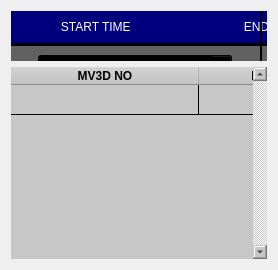
       <widget class="QWidget" name="real_time_tab">
        <attribute name="title">
         <string>REAL-TIME</string>
        </attribute>
        <layout class="QGridLayout" name="gridLayout_3">
         <item row="0" column="0">
          <widget class="QFrame" name="frame_2">
           <property name="sizePolicy">
            <sizepolicy hsizetype="Minimum" vsizetype="Minimum">
             <horstretch>0</horstretch>
             <verstretch>0</verstretch>
            </sizepolicy>
           </property>
           <property name="minimumSize">
            <size>
             <width>0</width>
             <height>50</height>
            </size>
           </property>
           <property name="maximumSize">
            <size>
             <width>16777215</width>
             <height>80</height>
            </size>
           </property>
           <property name="frameShape">
            <enum>QFrame::StyledPanel</enum>
           </property>
           <property name="frameShadow">
            <enum>QFrame::Raised</enum>
           </property>
           <widget class="Line" name="line_10">
            <property name="geometry">
             <rect>
              <x>0</x>
              <y>25</y>
              <width>971</width>
              <height>17</height>
             </rect>
            </property>
            <property name="frameShadow">
             <enum>QFrame::Plain</enum>
            </property>
            <property name="lineWidth">
             <number>3</number>
            </property>
            <property name="orientation">
             <enum>Qt::Horizontal</enum>
            </property>
           </widget>
           <widget class="QLabel" name="label_11">
            <property name="geometry">
             <rect>
              <x>0</x>
              <y>0</y>
              <width>971</width>
              <height>32</height>
             </rect>
            </property>
            <property name="styleSheet">
             <string notr="true">font: 75 bold 10pt &quot;Sans Serif&quot;;
color: rgb(255, 255, 255);
background-color: rgb(0, 0, 127);</string>
            </property>
            <property name="text">
             <string>               START TIME                                  END TIME                          MV3D NO                                 EXPORT</string>
            </property>
           </widget>
           <widget class="QLabel" name="label_12">
            <property name="geometry">
             <rect>
              <x>0</x>
              <y>35</y>
              <width>971</width>
              <height>44</height>
             </rect>
            </property>
            <property name="styleSheet">
             <string notr="true">font: 75 bold 10pt &quot;Sans Serif&quot;;
color: rgb(255, 255, 255);
background-color: rgb(97, 97, 97);</string>
            </property>
            <property name="text">
             <string/>
            </property>
           </widget>
           <widget class="QPushButton" name="save_flt_button">
            <property name="geometry">
             <rect>
              <x>704</x>
              <y>44</y>
              <width>221</width>
              <height>26</height>
             </rect>
            </property>
            <property name="font">
             <font>
              <family>Sans Serif</family>
              <pointsize>10</pointsize>
              <weight>50</weight>
              <italic>false</italic>
              <bold>false</bold>
             </font>
            </property>
            <property name="styleSheet">
             <string notr="true">background-color: rgb(0, 0, 0);
font: 10pt &quot;Sans Serif&quot;;
color: rgb(255, 255, 255);</string>
            </property>
            <property name="text">
             <string>EXPORT FAULT LOGS</string>
            </property>
           </widget>
           <widget class="Line" name="line_11">
            <property name="geometry">
             <rect>
              <x>240</x>
              <y>0</y>
              <width>20</width>
              <height>101</height>
             </rect>
            </property>
            <property name="frameShadow">
             <enum>QFrame::Plain</enum>
            </property>
            <property name="lineWidth">
             <number>2</number>
            </property>
            <property name="orientation">
             <enum>Qt::Vertical</enum>
            </property>
           </widget>
           <widget class="Line" name="line_12">
            <property name="geometry">
             <rect>
              <x>490</x>
              <y>0</y>
              <width>20</width>
              <height>101</height>
             </rect>
            </property>
            <property name="frameShadow">
             <enum>QFrame::Plain</enum>
            </property>
            <property name="lineWidth">
             <number>2</number>
            </property>
            <property name="orientation">
             <enum>Qt::Vertical</enum>
            </property>
           </widget>
           <widget class="QDateTimeEdit" name="faultstartdate">
            <property name="geometry">
             <rect>
              <x>27</x>
              <y>44</y>
              <width>194</width>
              <height>25</height>
             </rect>
            </property>
            <property name="styleSheet">
             <string notr="true">background-color: rgb(0, 0, 0);
font: 10pt &quot;Sans Serif&quot;;
color: rgb(255, 255, 255);</string>
            </property>
            <property name="alignment">
             <set>Qt::AlignLeading|Qt::AlignLeft|Qt::AlignVCenter</set>
            </property>
            <property name="buttonSymbols">
             <enum>QAbstractSpinBox::NoButtons</enum>
            </property>
            <property name="date">
             <date>
              <year>2019</year>
              <month>4</month>
              <day>6</day>
             </date>
            </property>
            <property name="displayFormat">
             <string>ddd dd MMMM yyyy</string>
            </property>
            <property name="calendarPopup">
             <bool>true</bool>
            </property>
           </widget>
           <widget class="QDateTimeEdit" name="faultenddate">
            <property name="geometry">
             <rect>
              <x>277</x>
              <y>44</y>
              <width>194</width>
              <height>25</height>
             </rect>
            </property>
            <property name="styleSheet">
             <string notr="true">background-color: rgb(0, 0, 0);
font: 10pt &quot;Sans Serif&quot;;
color: rgb(255, 255, 255);</string>
            </property>
            <property name="alignment">
             <set>Qt::AlignLeading|Qt::AlignLeft|Qt::AlignVCenter</set>
            </property>
            <property name="date">
             <date>
              <year>2019</year>
              <month>4</month>
              <day>6</day>
             </date>
            </property>
            <property name="displayFormat">
             <string>ddd dd MMMM yyyy</string>
            </property>
            <property name="calendarPopup">
             <bool>true</bool>
            </property>
           </widget>
           <widget class="Line" name="line_18">
            <property name="geometry">
             <rect>
              <x>650</x>
              <y>0</y>
              <width>20</width>
              <height>101</height>
             </rect>
            </property>
            <property name="frameShadow">
             <enum>QFrame::Plain</enum>
            </property>
            <property name="lineWidth">
             <number>2</number>
            </property>
            <property name="orientation">
             <enum>Qt::Vertical</enum>
            </property>
           </widget>
           <widget class="QComboBox" name="grep_mv3d_exp">
            <property name="geometry">
             <rect>
              <x>540</x>
              <y>44</y>
              <width>81</width>
              <height>25</height>
             </rect>
            </property>
            <property name="font">
             <font>
              <family>Sans Serif</family>
              <pointsize>10</pointsize>
              <weight>50</weight>
              <italic>false</italic>
              <bold>false</bold>
             </font>
            </property>
            <property name="styleSheet">
             <string notr="true">background-color: rgb(0, 0, 0);
font: 10pt &quot;Sans Serif&quot;;
color: rgb(255, 255, 255);</string>
            </property>
            <item>
             <property name="text">
              <string>ALL</string>
             </property>
            </item>
            <item>
             <property name="text">
              <string>3D0037</string>
             </property>
            </item>
            <item>
             <property name="text">
              <string>3D0040</string>
             </property>
            </item>
            <item>
             <property name="text">
              <string>3D0035</string>
             </property>
            </item>
            <item>
             <property name="text">
              <string>3D0036</string>
             </property>
            </item>
            <item>
             <property name="text">
              <string>3D0038</string>
             </property>
            </item>
            <item>
             <property name="text">
              <string>3D0039</string>
             </property>
            </item>
            <item>
             <property name="text">
              <string>3D0025</string>
             </property>
            </item>
            <item>
             <property name="text">
              <string>3D0017</string>
             </property>
            </item>
            <item>
             <property name="text">
              <string>3D0023</string>
             </property>
            </item>
            <item>
             <property name="text">
              <string>3D0022</string>
             </property>
            </item>
            <item>
             <property name="text">
              <string>3D0033</string>
             </property>
            </item>
            <item>
             <property name="text">
              <string>3D0032</string>
             </property>
            </item>
            <item>
             <property name="text">
              <string>3D0020</string>
             </property>
            </item>
            <item>
             <property name="text">
              <string>3D0028</string>
             </property>
            </item>
            <item>
             <property name="text">
              <string>3D0021</string>
             </property>
            </item>
            <item>
             <property name="text">
              <string>3D0026</string>
             </property>
            </item>
            <item>
             <property name="text">
              <string>3D0027</string>
             </property>
            </item>
            <item>
             <property name="text">
              <string>3D0024</string>
             </property>
            </item>
            <item>
             <property name="text">
              <string>3D0044</string>
             </property>
            </item>
            <item>
             <property name="text">
              <string>3D0046</string>
             </property>
            </item>
            <item>
             <property name="text">
              <string>3D0043</string>
             </property>
            </item>
            <item>
             <property name="text">
              <string>3D0045</string>
             </property>
            </item>
            <item>
             <property name="text">
              <string>3D0041</string>
             </property>
            </item>
            <item>
             <property name="text">
              <string>3D0042</string>
             </property>
            </item>
           </widget>
          </widget>
         </item>
         <item row="1" column="0">
          <widget class="QTableWidget" name="faulttable">
           <property name="sizePolicy">
            <sizepolicy hsizetype="Preferred" vsizetype="Preferred">
             <horstretch>0</horstretch>
             <verstretch>0</verstretch>
            </sizepolicy>
           </property>
           <property name="minimumSize">
            <size>
             <width>0</width>
             <height>0</height>
            </size>
           </property>
           <property name="styleSheet">
            <string notr="true">gridline-color: rgb(0, 0, 0);
background-color: rgb(199, 199, 199);</string>
           </property>
           <property name="frameShape">
            <enum>QFrame::NoFrame</enum>
           </property>
           <property name="verticalScrollBarPolicy">
            <enum>Qt::ScrollBarAlwaysOn</enum>
           </property>
           <property name="horizontalScrollBarPolicy">
            <enum>Qt::ScrollBarAlwaysOff</enum>
           </property>
           <property name="editTriggers">
            <set>QAbstractItemView::NoEditTriggers</set>
           </property>
           <property name="alternatingRowColors">
            <bool>false</bool>
           </property>
           <property name="showGrid">
            <bool>true</bool>
           </property>
           <property name="gridStyle">
            <enum>Qt::SolidLine</enum>
           </property>
           <property name="sortingEnabled">
            <bool>false</bool>
           </property>
           <property name="wordWrap">
            <bool>false</bool>
           </property>
           <property name="rowCount">
            <number>1</number>
           </property>
           <attribute name="horizontalHeaderVisible">
            <bool>true</bool>
           </attribute>
           <attribute name="horizontalHeaderCascadingSectionResizes">
            <bool>true</bool>
           </attribute>
           <attribute name="horizontalHeaderDefaultSectionSize">
            <number>188</number>
           </attribute>
           <attribute name="horizontalHeaderHighlightSections">
            <bool>true</bool>
           </attribute>
           <attribute name="horizontalHeaderMinimumSectionSize">
            <number>30</number>
           </attribute>
           <attribute name="horizontalHeaderShowSortIndicator" stdset="0">
            <bool>false</bool>
           </attribute>
           <attribute name="horizontalHeaderStretchLastSection">
            <bool>false</bool>
           </attribute>
           <attribute name="verticalHeaderVisible">
            <bool>false</bool>
           </attribute>
           <attribute name="verticalHeaderStretchLastSection">
            <bool>false</bool>
           </attribute>
           <row/>
           <column>
            <property name="text">
             <string>MV3D NO</string>
            </property>
            <property name="font">
             <font>
              <weight>75</weight>
              <bold>true</bold>
             </font>
            </property>
            <property name="textAlignment">
             <set>AlignHCenter|AlignVCenter|AlignCenter</set>
            </property>
            <property name="background">
             <color>
              <red>0</red>
              <green>85</green>
              <blue>255</blue>
             </color>
            </property>
           </column>
           <column>
            <property name="text">
             <string>FAULT CAUSE</string>
            </property>
            <property name="font">
             <font>
              <weight>75</weight>
              <bold>true</bold>
             </font>
            </property>
            <property name="textAlignment">
             <set>AlignHCenter|AlignVCenter|AlignCenter</set>
            </property>
            <property name="background">
             <color>
              <red>0</red>
              <green>85</green>
              <blue>255</blue>
             </color>
            </property>
           </column>
           <column>
            <property name="text">
             <string>FAULT START</string>
            </property>
            <property name="font">
             <font>
              <weight>75</weight>
              <bold>true</bold>
             </font>
            </property>
            <property name="textAlignment">
             <set>AlignHCenter|AlignVCenter|AlignCenter</set>
            </property>
            <property name="background">
             <color>
              <red>0</red>
              <green>85</green>
              <blue>255</blue>
             </color>
            </property>
           </column>
           <column>
            <property name="text">
             <string>FAULT END</string>
            </property>
            <property name="font">
             <font>
              <weight>75</weight>
              <bold>true</bold>
             </font>
            </property>
            <property name="textAlignment">
             <set>AlignHCenter|AlignVCenter|AlignCenter</set>
            </property>
            <property name="background">
             <color>
              <red>0</red>
              <green>85</green>
              <blue>255</blue>
             </color>
            </property>
           </column>
           <column>
            <property name="text">
             <string>DURATION</string>
            </property>
            <property name="font">
             <font>
              <weight>75</weight>
              <bold>true</bold>
             </font>
            </property>
            <property name="textAlignment">
             <set>AlignHCenter|AlignVCenter|AlignCenter</set>
            </property>
            <property name="background">
             <color>
              <red>0</red>
              <green>85</green>
              <blue>255</blue>
             </color>
            </property>
           </column>
          </widget>
         </item>
        </layout>
       </widget>
